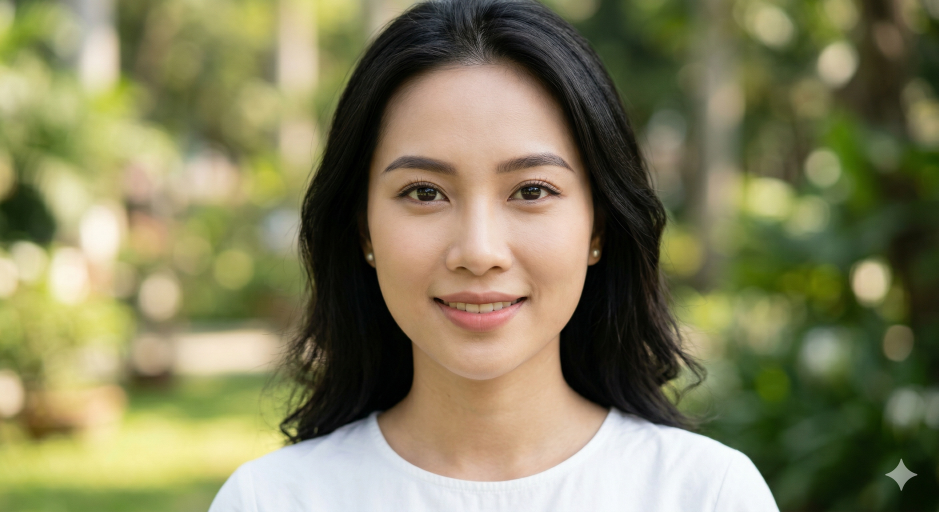
#> input picture assets/face_default.jpg, 2816 x 1536 px (shown at 1/3 size)
$ python core_config.py
#> lines starting #> are read from the running program, lines starting #| are printed output that depends on the picture
import os
import cv2

os.environ["CUDA_VISIBLE_DEVICES"] = "6"
os.environ["TRANSFORMERS_VERBOSITY"] = "error"

BASE_DIR = os.path.abspath(".")
ASSETS_DIR = os.path.join(BASE_DIR, "assets")
OUTPUT_DIR = os.path.join(BASE_DIR, "outputs")
DATASET_DIR = os.path.join(ASSETS_DIR, "dataset")
os.makedirs(OUTPUT_DIR, exist_ok=True)

def get_optimized_face():
    face_path = os.path.join(ASSETS_DIR, "face_default.jpg")
    opt_path = os.path.join(ASSETS_DIR, "face_optimized.jpg")
    if os.path.exists(face_path):
        img = cv2.imread(face_path)
#> img is the input picture: shape (1536, 2816, 3); mean B, G, R 91.7, 127.6, 130.8
        h, w = img.shape[:2]
#> h = 1536; w = 2816
        if max(h, w) > 480:
            scale = 480 / max(h, w)
#> scale = 0.17
            img = cv2.resize(img, (int(w * scale), int(h * scale)), interpolation=cv2.INTER_LANCZOS4)
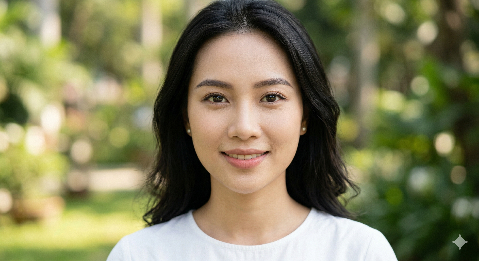
#> img: shape (261, 479, 3); mean B, G, R 91.7, 127.6, 130.8
        cv2.imwrite(opt_path, img) # Luôn luôn ghi đè ảnh mới chuẩn 480px
    return opt_path

OPTIMIZED_FACE = get_optimized_face()

WAV2LIP_ARGS = {
    "checkpoint_path": "checkpoints/wav2lip_gan.pth",
    "static": False, "fps": 25.0, "pads": [0, 10, 0, 0],
    "face_det_batch_size": 1, "wav2lip_batch_size": 64,
    "resize_factor": 2, "crop": [0, -1, 0, -1],
    "box": [-1, -1, -1, -1], "rotate": False,
    "nosmooth": True, "img_size": 96
}
